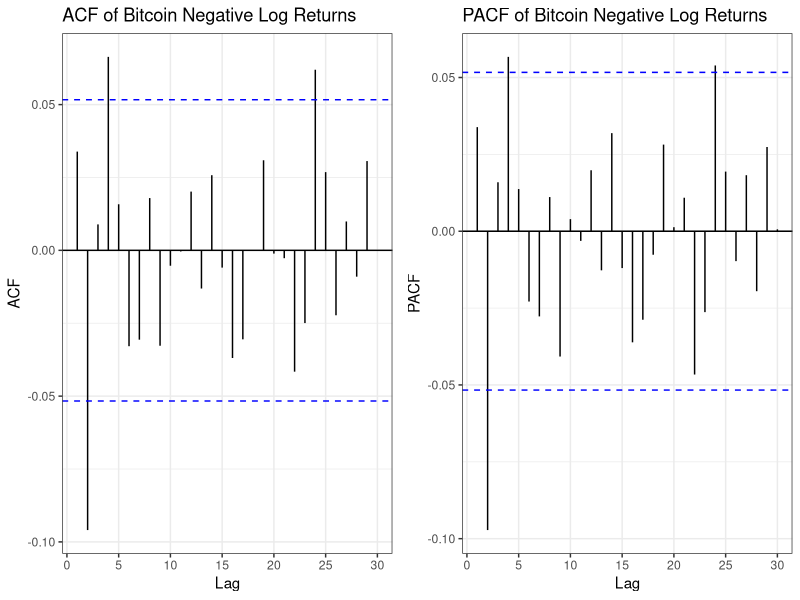
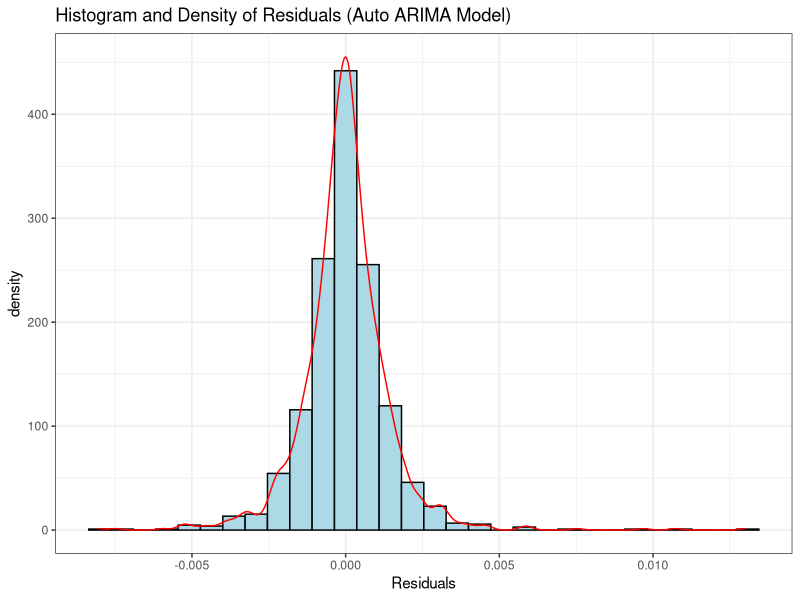
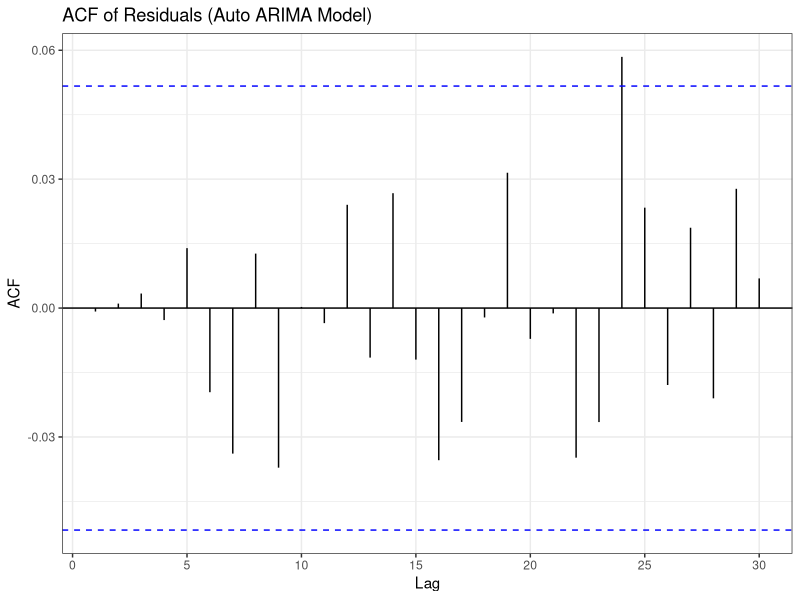

Write the R code that produced these figures, in order.
# =====================================================================
# Risk Analytics Assignment - Part 2(c)
# ARIMA Model Proposal, Selection, and Residual Assessment
# =====================================================================

# -----------------------------
# 1. Load Necessary Libraries
# -----------------------------

# Function to install and load packages
install_and_load <- function(package_name) {
  if (!require(package_name, character.only = TRUE)) {
    install.packages(package_name, dependencies = TRUE, repos = "http://cran.us.r-project.org")
    if(!require(package_name, character.only = TRUE)){
      stop(paste("Package", package_name, "could not be loaded"))
    }
  }
}

# List of required packages
packages <- c("ggplot2", "xts", "dplyr", "gridExtra", "forecast", "tseries")

# Install and load each package, suppressing output
invisible(sapply(packages, install_and_load))

# -----------------------------
# 2. Read the Crypto_data.csv File
# -----------------------------

# Read the CSV file into a data frame
data <- read.csv("Crypto_data.csv", header = TRUE, stringsAsFactors = FALSE)

# Verify that required columns exist
required_columns <- c("Bitcoin")
missing_columns <- setdiff(required_columns, names(data))
if(length(missing_columns) > 0){
  stop(paste("The following required columns are missing in 'Crypto_data.csv':",
             paste(missing_columns, collapse = ", ")))
}

# -----------------------------
# 3. Define Negative Log Returns Function
# -----------------------------

negative_log_returns <- function(prices) {
  # Ensure the input is numeric
  prices <- as.numeric(prices)

  # Check for non-positive prices to avoid log issues
  if(any(prices <= 0, na.rm = TRUE)) {
    stop("Prices must be positive to compute logarithms.")
  }

  # Compute log returns: log(P_t) - log(P_{t-1})
  log_returns <- diff(log(prices))

  # Compute negative log returns
  neg_log_returns <- -log_returns

  return(neg_log_returns)
}

# -----------------------------
# 4. Compute Negative Log Returns
# -----------------------------

# Extract Bitcoin prices
bitcoin_prices <- data$Bitcoin

# Compute negative log returns
bitcoin_neg_log_returns <- negative_log_returns(bitcoin_prices)

# -----------------------------
# 5. Create Time Series Objects
# -----------------------------

# Assuming data is recorded every minute for 24 hours (1440 minutes)
# Create a sequence of POSIXct timestamps
start_time <- as.POSIXct("2024-12-01 00:00:00")  # Adjust the date as needed
time_sequence <- seq(from = start_time, by = "min", length.out = length(bitcoin_prices))

# Create time series objects for raw prices and negative log returns
bitcoin_raw_ts <- xts(bitcoin_prices, order.by = time_sequence)
bitcoin_neg_log_ts <- xts(bitcoin_neg_log_returns, order.by = time_sequence[-1])

# -----------------------------
# 6. Create a Directory to Save Results
# -----------------------------

# Define a directory to save plots and results
result_dir <- "plots_part2c"
if(!dir.exists(result_dir)){
  dir.create(result_dir)
  cat("Created directory for results:", result_dir, "\n")
} else {
  cat("Saving results to directory:", result_dir, "\n")
}

# -----------------------------
# 7. Visualize ACF and PACF
# -----------------------------

# Plot ACF and PACF for Negative Log Returns

# ACF Plot
acf_plot <- ggAcf(bitcoin_neg_log_ts, lag.max = 30) +
  ggtitle("ACF of Bitcoin Negative Log Returns") +
  theme_bw()

# PACF Plot
pacf_plot <- ggPacf(bitcoin_neg_log_ts, lag.max = 30) +
  ggtitle("PACF of Bitcoin Negative Log Returns") +
  theme_bw()

# Combine ACF and PACF plots side by side
combined_acf_pacf <- gridExtra::grid.arrange(acf_plot, pacf_plot, ncol = 2)

# Save the combined ACF and PACF plots
ggsave(filename = file.path(result_dir, "ACF_PACF_NegLogReturns.png"), plot = combined_acf_pacf, width = 16, height = 8, dpi = 300)
cat("Saved ACF and PACF plots for Negative Log Returns.\n")

# -----------------------------
# 8. Propose ARIMA Models Based on ACF and PACF
# -----------------------------

proposed_model_order <- c(1, 0, 0)
proposed_model <- arima(bitcoin_neg_log_ts, order = proposed_model_order)

# Summarize the proposed model
proposed_model_summary <- summary(proposed_model)
print(proposed_model_summary)

# Save the summary to a text file
sink(file = file.path(result_dir, "Proposed_ARIMA_Model_Summary.txt"))
cat("Proposed ARIMA Model: ARIMA(1,0,0)\n\n")
print(proposed_model_summary)
sink()
cat("Saved Proposed ARIMA Model Summary to 'Proposed_ARIMA_Model_Summary.txt'.\n")

# -----------------------------
# 9. Select ARIMA Model Using auto.arima()
# -----------------------------

# Use auto.arima() to select the best-fitting ARIMA model
auto_model <- auto.arima(bitcoin_neg_log_ts, seasonal = FALSE, stepwise = FALSE, approximation = FALSE, trace = TRUE)

# Summarize the auto.arima model
auto_model_summary <- summary(auto_model)
print(auto_model_summary)

# Save the summary to a text file
sink(file = file.path(result_dir, "Auto_ARIMA_Model_Summary.txt"))
cat("Auto-selected ARIMA Model using auto.arima():\n\n")
print(auto_model_summary)
sink()
cat("Saved Auto ARIMA Model Summary to 'Auto_ARIMA_Model_Summary.txt'.\n")

# -----------------------------
# 10. Compare Proposed and Auto-selected Models
# -----------------------------

# Create a comparison table
model_comparison <- data.frame(
  Model = c("Proposed ARIMA(1,0,0)", paste("Auto ARIMA(", paste(auto_model$arma[c(1,6,2)], collapse = ","), ")", sep = "")),
  AIC = c(proposed_model$aic, auto_model$aic),
  BIC = c(NA, auto_model$bic),  # ARIMA from arima() does not provide BIC directly
  logLik = c(proposed_model$loglik, auto_model$loglik)
)

# Print the comparison table
print(model_comparison)

# Save the comparison table to a CSV file
write.csv(model_comparison, file = file.path(result_dir, "Model_Comparison.csv"), row.names = FALSE)
cat("Saved Model Comparison to 'Model_Comparison.csv'.\n")

# -----------------------------
# 11. Assess Residuals of the Auto-selected Model
# -----------------------------

# Plot Residuals
residuals_plot <- ggplot(data = data.frame(Residuals = residuals(auto_model)), aes(x = Residuals)) +
  geom_histogram(aes(y = ..density..), bins = 30, fill = "lightblue", color = "black") +
  geom_density(color = "red") +
  ggtitle("Histogram and Density of Residuals (Auto ARIMA Model)") +
  xlab("Residuals") +
  theme_bw()

# Save Residuals Plot
ggsave(filename = file.path(result_dir, "Residuals_Histogram_Auto_ARIMA.png"), plot = residuals_plot, width = 8, height = 6, dpi = 300)
cat("Saved Residuals Histogram for Auto ARIMA Model.\n")

# Plot ACF of Residuals
residuals_acf <- ggAcf(residuals(auto_model), lag.max = 30) +
  ggtitle("ACF of Residuals (Auto ARIMA Model)") +
  theme_bw()

# Save ACF of Residuals Plot
ggsave(filename = file.path(result_dir, "Residuals_ACF_Auto_ARIMA.png"), plot = residuals_acf, width = 8, height = 6, dpi = 300)
cat("Saved ACF of Residuals for Auto ARIMA Model.\n")

# Perform Ljung-Box Test on Residuals
ljung_box_residuals <- Box.test(residuals(auto_model), lag = 20, type = "Ljung-Box")

# Print and save the Ljung-Box test results
cat("\nLjung-Box Test for Residuals of Auto ARIMA Model:\n")
print(ljung_box_residuals)

# Save the Ljung-Box test results to a text file
sink(file = file.path(result_dir, "LjungBox_Residuals_Auto_ARIMA.txt"))
cat("Ljung-Box Test for Residuals of Auto ARIMA Model:\n\n")
print(ljung_box_residuals)
sink()
cat("Saved Ljung-Box Test Results for Residuals to 'LjungBox_Residuals_Auto_ARIMA.txt'.\n")

# =====================================================================
# End of Part 2(c) Script
# =====================================================================
